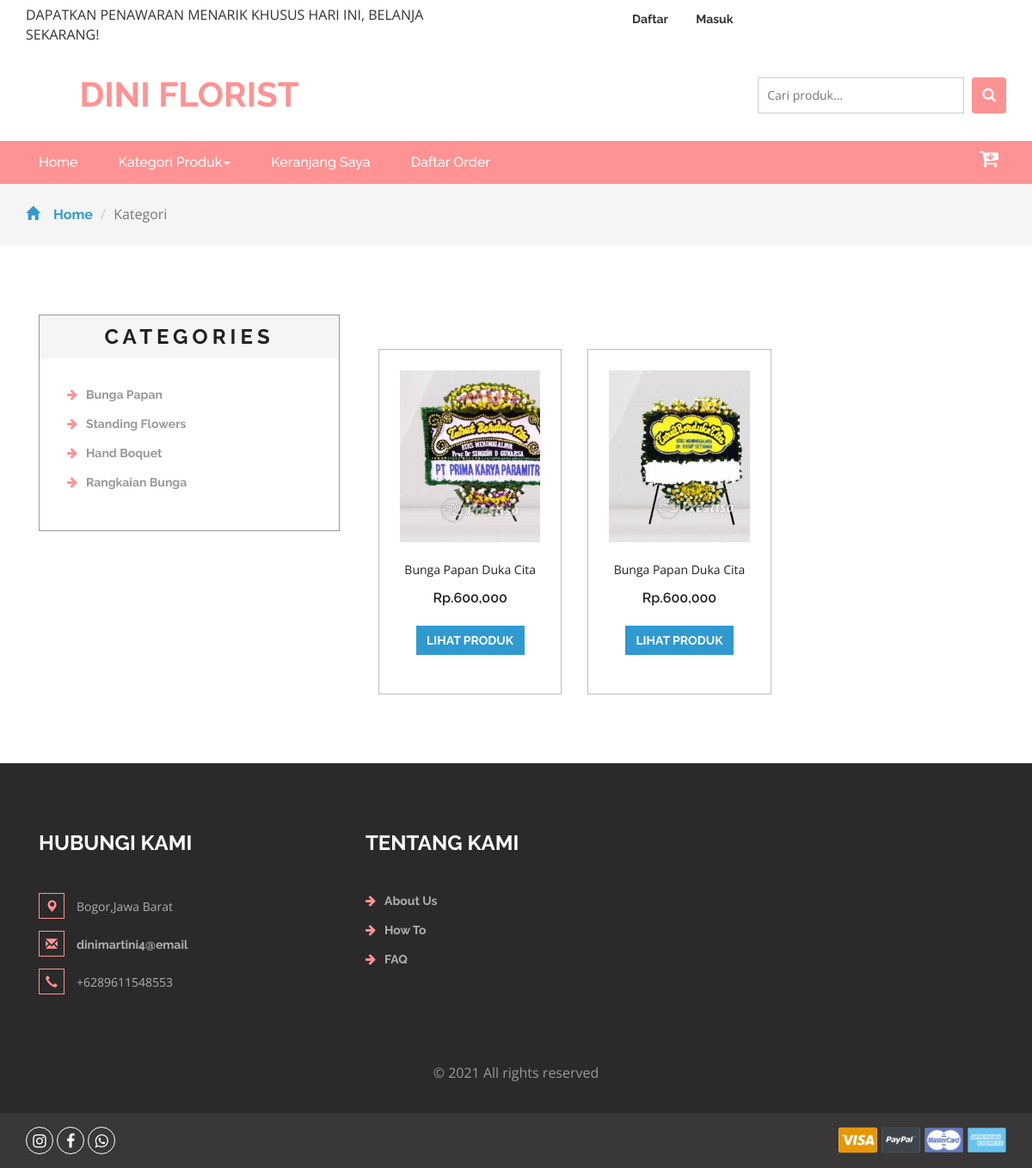
The app's page /kategori.php?idkategori=1 with its own data.
### tables this page shows
CREATE TABLE `kategori` (
  `idkategori` int(11) NOT NULL,
  `namakategori` varchar(20) NOT NULL,
  `tgldibuat` timestamp NOT NULL DEFAULT current_timestamp()
);

CREATE TABLE `produk` (
  `idproduk` int(11) NOT NULL,
  `idkategori` int(11) NOT NULL,
  `namaproduk` varchar(30) NOT NULL,
  `gambar` varchar(100) NOT NULL,
  `deskripsi` varchar(200) NOT NULL,
  `rate` int(11) NOT NULL,
  `harga` int(11) NOT NULL,
  `tgldibuat` timestamp NOT NULL DEFAULT current_timestamp()
);

### kategori.php (the view, shortened to what this page needs)
<?php
include 'dbconnect.php';
$idk = $_GET['idkategori'];
?>
<!DOCTYPE html>
<html>
<head>
    <link href="css/bootstrap.css" rel="stylesheet" type="text/css" media="all" />
    <link href="css/style.css" rel="stylesheet" type="text/css" media="all" />
    <link href="css/font-awesome.css" rel="stylesheet">
</head>
<body>
    <div class="agileits_header">
        <div class="container">
            <div class="w3l_offers">
                <p>
                    <marquee> DAPATKAN PENAWARAN MENARIK KHUSUS HARI INI, BELANJA SEKARANG! </marquee>
                </p>
            </div>
            <div class="agile-login">
                <ul>
                    <?php
				if(!isset($_SESSION['log'])){
					echo '
					<li><a href="registered.php"> Daftar</a></li>
					<li><a href="login.php">Masuk</a></li>
					';
				}
				?>
                </ul>
            </div>
            <div class="clearfix"> </div>
        </div>
    </div>
    <div class="logo_products">
        <div class="container">
            <div class="w3ls_logo_products_left">
                <h1><a href="index.php">Dini Florist</a></h1>
            </div>
            <div class="w3l_search">
                <form action="search.php" method="post">
                    <input type="search" name="Search" placeholder="Cari produk...">
                    <button type="submit" class="btn btn-default search" aria-label="Left Align">
                        <i class="fa fa-search" aria-hidden="true"> </i>
                    </button>
                </form>
            </div>
            <div class="clearfix"> </div>
        </div>
    </div>
    <div class="navigation-agileits">
        <div class="container">
            <nav class="navbar navbar-default">
                <div class="collapse navbar-collapse" id="bs-megadropdown-tabs">
                    <ul class="nav navbar-nav">
                        <li class="active"><a href="index.php" class="act">Home</a></li>
                        <li class="dropdown">
                            <a href="#" class="dropdown-toggle" data-toggle="dropdown">Kategori Produk<b
                                    class="caret"></b></a>
                        </li>
                        <li><a href="cart.php">Keranjang Saya</a></li>
                        <li><a href="daftarorder.php">Daftar Order</a></li>
                    </ul>
                    <div class="product_list_header">
                        <a href="cart.php"><button class="w3view-cart" type="submit" name="submit" value=""><i
                                    class="fa fa-cart-arrow-down" aria-hidden="true"></i></button>
                        </a>
                    </div>
                </div>
            </nav>
        </div>
    </div>
    <div class="breadcrumbs">
        <div class="container">
            <ol class="breadcrumb breadcrumb1 animated wow slideInLeft" data-wow-delay=".5s">
                <li><a href="index.php"><span class="glyphicon glyphicon-home" aria-hidden="true"></span>Home</a></li>
                <li class="active">Kategori</li>
            </ol>
        </div>
    </div>
    <div class="products">
        <div class="container">
            <div class="col-md-4 products-left">
                <div class="categories">
                    <h2>Categories</h2>
                    <ul class="cate">
                        <?php
								$kat=mysqli_query($conn,"SELECT * from kategori order by idkategori ASC");
														while($p=mysqli_fetch_array($kat)){
															?>
                        <li><a href="kategori.php?idkategori=<?php echo $p['idkategori'] ?>"><i
                                    class="fa fa-arrow-right"
                                    aria-hidden="true"></i><?php echo $p['namakategori'] ?></a></li>
                        <?php
																	}
														?>
                    </ul>
                </div>
            </div>
            <div class="col-md-8 products-right">
                <div class="agile_top_brands_grids">
                    <?php
					$brgs=mysqli_query($conn,"SELECT * from produk where idkategori='$idk' order by idproduk ASC");
					$x = mysqli_num_rows($brgs);
					if($x>0){
					while($p=mysqli_fetch_array($brgs)){
					?>
                    <div class="col-md-4 top_brand_left">
                        <div class="hover14 column">
                            <div class="agile_top_brand_left_grid">
                                <div class="agile_top_brand_left_grid1">
                                    <figure>
                                        <div class="snipcart-item block">
                                            <div class="snipcart-thumb">
                                                <a href="product.php?idproduk=<?php echo $p['idproduk'] ?>"><img
                                                        src="<?php echo $p['gambar']?>" width="200px" height="200px">
                                                </a>
                                                <p><?php echo $p['namaproduk'] ?></p>
                                                <h4>Rp.<?php echo number_format($p['harga']) ?>
                                                </h4>
                                            </div>
                                            <div class="snipcart-details top_brand_home_details">
                                                <fieldset>
                                                    <a href="product.php?idproduk=<?php echo $p['idproduk'] ?>"><input
                                                            type="submit" class="button" value="Lihat Produk" /></a>
                                                </fieldset>
                                            </div>
                                        </div>
                                    </figure>
                                </div>
                            </div>
                        </div>
                    </div>
                    <?php
							}
					} else {
						echo "Data tidak ditemukan";
					}
						?>
                </div>
            </div>
        </div>
    </div>
    <div class="footer">
        <div class="container">
            <div class="w3_foot er_grids">
                <div class="col-md-4 w3_footer_grid">
                    <h3>Hubungi Kami</h3>
                    <ul class="address">
                        <li><i class="glyphicon glyphicon-map-marker" aria-hidden="true"></i>Bogor,Jawa Barat
                        </li>
                        <li><i class="glyphicon glyphicon-envelope" aria-hidden="true"></i><a
                                href="mailto:info@email">dinimartini4@email</a></li>
                        <li><i class="glyphicon glyphicon-earphone" aria-hidden="true"></i>+6289611548553</li>
                    </ul>
                </div>
                <div class="col-md-3 w3_footer_grid">
                    <h3>Tentang Kami</h3>
                    <ul class="info">
                    <li><i class="fa fa-arrow-right" aria-hidden="true"></i><a href="about.php">About Us</a></li>
                        <li><i class="fa fa-arrow-right" aria-hidden="true"></i><a href="about.php">How To</a></li>
                        <li><i class="fa fa-arrow-right" aria-hidden="true"></i><a href="about.php">FAQ</a></li>
                    </ul>
                </div>
                <div class="clearfix"> </div>
            </div>
        </div>
        <div class="footer-copy">
            <div class="container">
                <p>© 2021 All rights reserved</p>
            </div>
        </div>
    </div>
    <div class="footer-botm">
        <div class="container">
            <div class="w3layouts-foot">
                <ul>
                    <li><a href="#" class="w3_agile_instagram"><i class="fa fa-instagram" aria-hidden="true"></i></a>
                    </li>
                    <li><a href="#" class="w3_agile_facebook"><i class="fa fa-facebook" aria-hidden="true"></i></a></li>
                    <li><a href="https://wa.me/+6289611548553" class="agile_whatsapp"><i class="fa fa-whatsapp"
                                aria-hidden="true"></i></a></li>
                </ul>
            </div>
            <div class="payment-w3ls">
                <img src="images/card.png" alt=" " class="img-responsive">
            </div>
            <div class="clearfix"> </div>
        </div>
    </div>
    <link href="css/skdslider.css" rel="stylesheet">
</body>
</html>

### records on screen
kategori: namakategori "Bunga Papan"
kategori: namakategori "Standing Flowers"
kategori: namakategori "Hand Boquet"
kategori: namakategori "Rangkaian Bunga"
produk: gambar (picture), namaproduk "Bunga Papan Duka Cita", harga "600,000"
produk: gambar (picture), namaproduk "Bunga Papan Duka Cita", harga "600,000"
